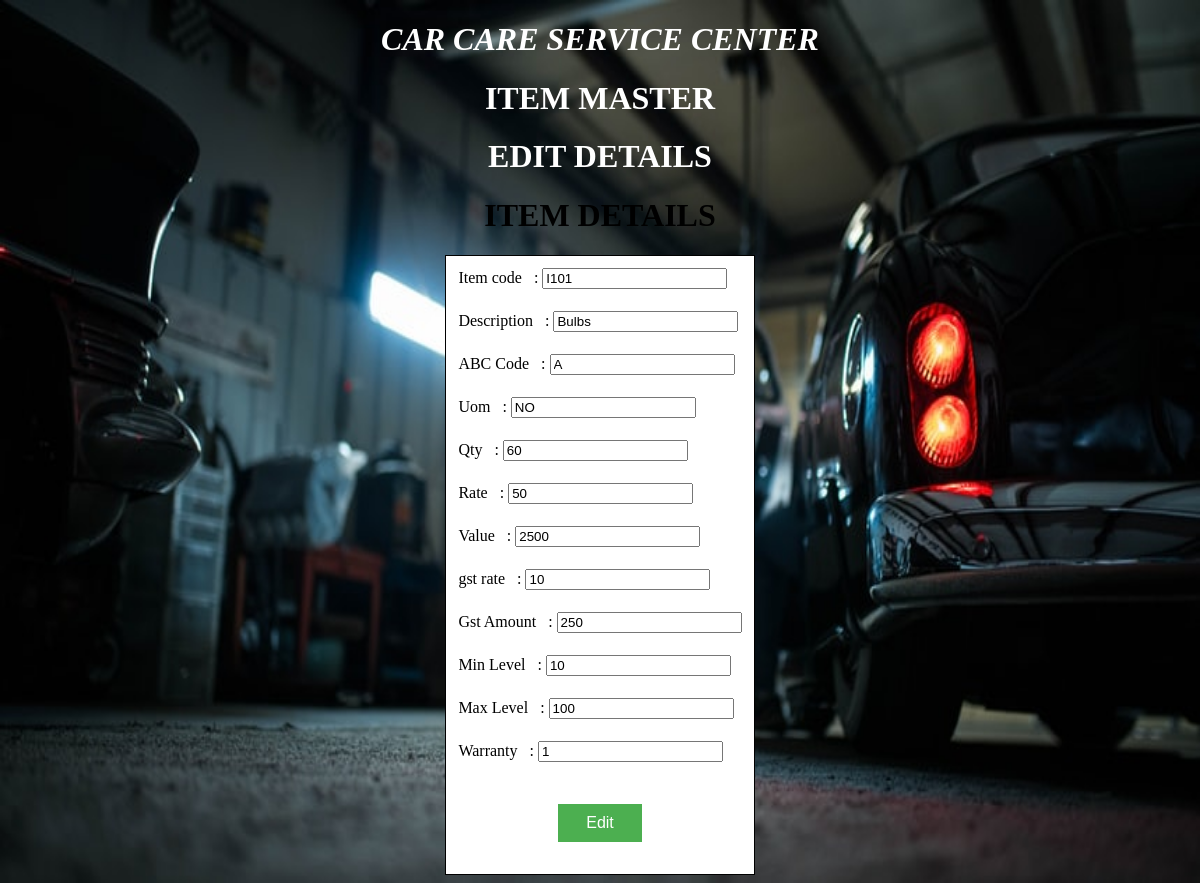
The app's page /itemmastereditdetails.php with its own data.
### tables this page shows
CREATE TABLE IF NOT EXISTS `item_master` (
  `I_code` text NOT NULL,
  `I_name` text NOT NULL,
  `abc_code` text NOT NULL,
  `Unit_meansure` text NOT NULL,
  `Quantity` int(11) NOT NULL,
  `Rate` int(11) NOT NULL,
  `Value` int(11) NOT NULL,
  `Gts_rate` int(11) NOT NULL,
  `Gst_amount` int(11) NOT NULL,
  `Mini_level` int(11) NOT NULL,
  `Max_level` int(11) NOT NULL,
  `War_gu` varchar(10) NOT NULL
);

### itemmastereditdetails.php (the view, shortened to what this page needs)
<!DOCTYPE HTML>
<html>
<head>
<body bgcolor="">
<center>
<marquee><h1 class="impact" style="color:white;"><b><i>CAR CARE SERVICE CENTER</i></b></h1></marquee>
<h1 class="impact" style="color:white;"><b>ITEM MASTER</b></h1>
<h1 class="impact" style="color:white;"><b>EDIT DETAILS</b></h1>
<table align="center" cellpadding="10" bgcolor="white" style="border:1px solid black" bordercolor="#D7DF01">
<?php
$conn=mysql_connect("localhost","root","");
if($conn)
{
    echo "<body bgcolor='pink'>";
    echo "<center>";
    echo "<h1>ITEM DETAILS</h1>";
    $cd=$_GET['I_code'];
    $res=mysql_query("select * from item_master where I_code like '%$cd%'");
    $row=mysql_fetch_array($res);
    echo "<form action=\"ItemMasterEditSave.php\" method=\"POST\">";
    echo "<tr>";
    echo "<td>Item code&nbsp;&nbsp;&nbsp;:&nbsp;<input type=\"text\"name=\"icode\" value={$row['I_code']}> </td>";
    echo "</tr>";
    echo "<tr>";
    echo "<td>Description&nbsp&nbsp&nbsp:&nbsp;<input type=\"text\" name=\"Iname\" value={$row['I_name']}> </td>";
    echo "</tr>";
    echo "<tr>";
    echo "<td>ABC Code&nbsp&nbsp&nbsp:&nbsp<input type=\"text\" name=\"abc\" value={$row['abc_code']}> </td>";
    echo "</tr>";
    echo "<tr>";
    echo "<td>Uom&nbsp&nbsp&nbsp:&nbsp<input type=\"text\" name=\"uom\" value={$row['Unit_meansure']}> </td>";
     echo "</tr>";
    echo "<tr>";
    echo "<td>Qty&nbsp&nbsp&nbsp:&nbsp<input type=\"text\" name=\"qty\" value={$row['Quantity']}> </td>";
    echo "</tr>";
    echo "<tr>";
    echo "<td>Rate&nbsp&nbsp&nbsp:&nbsp<input type=\"text\" name=\"rate\" value={$row['Rate']}></td>";
    echo "</tr>";
    echo "<tr>";
    echo "<td>Value&nbsp&nbsp&nbsp:&nbsp<input type=\"text\" name=\"val\" value={$row['Value']}> </td>";
    echo "</tr>";
    echo "<tr>";
    echo "<td>gst rate&nbsp&nbsp&nbsp:&nbsp<input type=\"text\" name=\"grate\" value={$row['Gts_rate']}></td>";
    echo "</tr>";
    echo "<tr>";
    echo "<td>Gst Amount&nbsp&nbsp&nbsp:&nbsp<input type=\"text\" name=\"gamt\" value={$row['Gst_amount']}></td>";
    echo "</tr>";
    echo "<tr>";
    echo "<td>Min Level&nbsp&nbsp&nbsp:&nbsp<input type=\"text\" name=\"minlevel\" value={$row['Mini_level']}></td>";
     echo "</tr>";
     echo "<tr>";
     echo "<td>Max Level&nbsp&nbsp&nbsp:&nbsp<input type=\"text\" name=\"maxlevel\" value={$row['Max_level']}></td>";
     echo "</tr>";
     echo "<tr>";
     echo "<td>Warranty&nbsp&nbsp&nbsp:&nbsp<input type=\"text\" name=\"war\" value={$row['War_gu']}></td>";
     echo "</tr>";
     echo "<tr>";
     echo "<td COLSPAN=\"2\" ALIGN=\"center\"><p> <input class=\"button\" type=\"submit\" name=\"Edit\" value=\"Edit\"> </p></td>";
     echo "</tr>";
    echo "</form>";
    echo "</table>";
    echo "</center>";
}
?>
</body>
</html>

### itemmastereditdetails.php (style rules this page uses)
.button { background-color: #4CAF50; border: none; color: white; padding: 10px 28px; text-align: center; text-decoration: none; display: inline-block; font-size: 16px; margin: 4px 2px; cursor: pointer; }
body { background-image: url('bg1.jpg'); background-repeat: no-repeat; background-attachment: fixed; background-size: 100% 100%; }

### records on screen
item_master: icode "I101", Iname "Bulbs", abc "A", uom "NO", qty "60", rate "50", val "2500", grate "10", gamt "250", minlevel "10", maxlevel "100", war "1"
